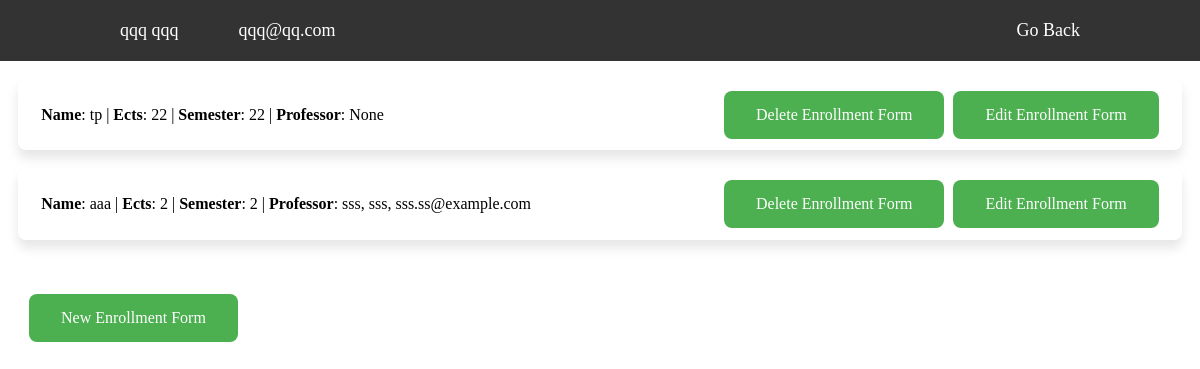
The app's page /student_Enrollment/22/ (signed in) with its own data.
### app/models.py (models this page shows, shortened)
class myUser(AbstractUser):
    STATUS_CHOICES = (
        ("None", "None"),
        ("Redovni", "Redovni"),
        ("Izvanredni", "Izvanredni"),
    )
    status = models.CharField(max_length=10, choices=STATUS_CHOICES, default="None")
    role = models.ForeignKey(Role, on_delete=models.CASCADE, null=False, blank=False)
    groups = models.ManyToManyField(Group, related_name='myUser_set', blank=True)
    username = None
    email = models.EmailField('email address', unique=True)
    USERNAME_FIELD = 'email'
    REQUIRED_FIELDS = ['first_name', 'last_name', 'password', 'status', 'role']
    user_permissions = models.ManyToManyField(
        'auth.Permission',
        related_name='myUser_set',
        blank=True,
    )
    def __str__(self):
        return f'{self.first_name}, {self.last_name}, {self.email}'

class EnrollmentForm(models.Model):
    student_id = models.ForeignKey(myUser, on_delete=models.CASCADE, null=True, blank=True)
    subject_id = models.ForeignKey(Subjects, on_delete=models.CASCADE, null=True, blank=True)
    STATUS = (
        ("Neupisan", "Neupisan"),
        ("Upisan", "Upisan"),
        ("Polozen", "Polozen"),
        ("Izgubio potpis", "Izgubio potpis")
    )
    status = models.CharField(max_length=15, choices=STATUS, default="Neupisan")
    class Meta:
        unique_together = ('student_id', 'subject_id')

class Subjects(models.Model):
    name = models.CharField(max_length=50)
    code = models.CharField(max_length=10)
    course = models.CharField(max_length=255)
    ects = models.IntegerField()
    semester = models.IntegerField()
    ELECTIVE_SUBJECT = (
        ("Yes", "Yes"),
        ("No", "No"),
    )
    elective = models.CharField(max_length=5, choices=ELECTIVE_SUBJECT, default="No") #Elective = izborni
    professor = models.ForeignKey(myUser, on_delete=models.CASCADE, null=True, blank=True) ## ovo cak i prominit u False, vidit/ rade cak i ne

### app/views.py (the view)
# urls.py: path('student_Enrollment/<int:id>/', views.student_Enrollment, name="student_Enrollment"),
@login_required(login_url="/login/")
@user_passes_test(admin_or_professor_Check, login_url="/login/")
def student_Enrollment(request, id):
    student_enr = EnrollmentForm.objects.filter(student_id = id)
    student = myUser.objects.get(id=id)
    return render(request, 'student_Enrollment.html', {"data" : student_enr, "student" : student})

### app/views.py (called while the page is built)
def admin_Check(user):
    return user.role_id == 3 ## admin

def professor_Check(user):
    return user.role_id == 4 ## professor

def admin_or_professor_Check(user):
    return admin_Check(user) or professor_Check(user)

### app/templates/student_Enrollment.html (shortened to what this page needs)
{% extends 'index.html' %}
{% block lists %}
<form method="post">
    <header>
        <nav>
            <ul>
                <li style="font-size: 18px;">{{ student.first_name }} {{ student.last_name }}</li>
                <li style="font-size: 18px;">{{ student.email }}</li>
            </ul>
        </nav>
        <a href="{% url 'list_Students' %}" id="spec_back">Go Back</a>
    </header>
    {% for info in data %}
        <div class="list_box">
            <div class="list_box_1">
                <ul>
                    <li><p><strong>Name</strong>: {{info.subject_id.name}} | </p></li>
                    <li><p><strong>Ects</strong>: {{info.subject_id.ects}} | </p></li>
                    <li><p><strong>Semester</strong>: {{info.subject_id.semester}} | </p></li>
                    <li><p><strong>Professor</strong>: {{info.subject_id.professor}}</p></li>
                </ul>
            </div>
            <div class="list_box_2">
                {% with info.id as enroll_id %}
                <a href="{% url 'confirm_Enrollment' enroll_id student.id %}" class="more_buttons">Delete Enrollment Form</a>
                <a href="{% url 'edit_Enrollments' enroll_id%}" class="more_buttons">Edit Enrollment Form</a>
                {% endwith %}
            </div>
        </div>
    {% endfor %}
    <br><br>
    <div class="list_box_3">
        <a href="{% url 'enrollment_Insertion' student.id%}" class="more_buttons">New Enrollment Form</a>
    </div>
</form>
{% endblock %}

### app/static/css/style.css (style rules this page uses)
* { margin: 0; padding: 0; box-sizing: border-box; }
header { background-color: #333; color: #fff; padding: 10px 0; display: flex; justify-content: space-between; align-items: center; padding: 20px 10%; }
nav ul { list-style: none; display: flex; gap: 20px; background-color: #333; }
nav ul li { display: inline; background-color: #333; }
nav ul li a, #spec_back { color: #fff; text-decoration: none; font-size: 18px; transition: color 0.3s; background-color: #333; }
.list_box { margin: 1.5%; border-radius: 8px; display: flex; flex-wrap: nowrap; flex-direction: row; align-items: center; justify-content: space-between; box-shadow: 0 8px 12px rgba(0, 0, 0, 0.1); }
.list_box_1 li { display: inline-block; }
.list_box_1 { margin: 1% 0 1% 2%; font-size: medium; }
.list_box_2 { margin: 1% 2% 1% 0; text-decoration: none; }
.list_box_3 { position: relative; left: 2%; }
.more_buttons { border: none; color: white; font-size: 16px; text-align: center; border-radius: 8px; padding: 15px 32px; margin-left: 5px; display: inline-block; text-decoration: none; background-color: #4CAF50; }

### records on screen
myUser: first_name "qqq", last_name "qqq", email "qqq@qq.com"
EnrollmentForm: subject_id.name "tp", subject_id.ects "22", subject_id.semester "22", subject_id.professor "None"
EnrollmentForm: subject_id.name "aaa", subject_id.ects "2", subject_id.semester "2", subject_id.professor "sss, sss, sss.ss@example.com"
